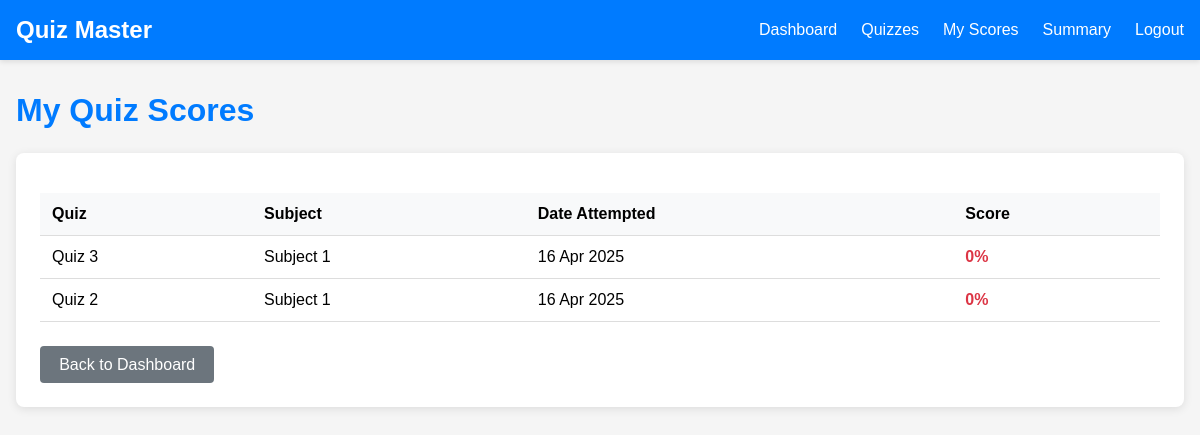
/user/scores (signed in), run on the app's committed database.
### app.py (models this page shows)
class Score(db.Model):
    sc_id = db.Column(db.Integer, primary_key = True)
    q_id = db.Column(db.Integer, db.ForeignKey("quiz.q_id"), nullable = False)
    u_id = db.Column(db.Integer, db.ForeignKey("user.u_id"), nullable = False)
    score = db.Column(db.Integer)
    time = db.Column(db.DateTime, default = datetime.now)

class Quiz(db.Model):
    q_id = db.Column(db.Integer, primary_key = True)
    c_id = db.Column(db.Integer, db.ForeignKey("chapter.c_id"), nullable = False)
    title = db.Column(db.String(200), nullable = False)
    q_date = db.Column(db.DateTime, default = datetime.now)
    duration = db.Column(db.String(8))
    remarks = db.Column(db.Text)
    scores = db.relationship('Score', backref='quiz')
    questions = db.relationship('Question', backref='quiz')

class Subject(db.Model):
    s_id = db.Column(db.Integer, primary_key = True)
    name = db.Column(db.String(200), nullable = False)
    description = db.Column(db.Text)
    chapters = db.relationship('Chapter', backref='subject')

### app.py (the view)
@app.route('/user/scores')
def user_scores():
    user_id = request.cookies.get('user_id')
    if not user_id:
        return redirect('/login')
    scores = (Score.query
              .options(
                  db.joinedload(Score.quiz)
                  .joinedload(Quiz.questions),
                  db.joinedload(Score.quiz)
                  .joinedload(Quiz.chapter)
                  .joinedload(Chapter.subject)
              )
              .filter_by(u_id=user_id)
              .order_by(Score.time.desc())
              .all())
    return render_template('uscores.html', scores=scores)

### templates/uscores.html (shortened to what this page needs)
<!DOCTYPE html>
<html lang="en">
<head>
</head>
<body>
    <header>
        <div class="header-content">
            <div class="title">Quiz Master</div>
            <nav>
                <ul>
                    <li><a href="/user/dashboard">Dashboard</a></li>
                    <li><a href="/user/quizzes">Quizzes</a></li>
                    <li><a href="/user/scores">My Scores</a></li>
                    <li><a href="/user/scores/summary">Summary</a></li>
                    <li><a href="/logout">Logout</a></li>
                </ul>
            </nav>
        </div>
    </header>
    <div class="container">
        <h1>My Quiz Scores</h1>
        <div class="card">
            {% if scores %}
                <table>
                    <thead>
                        <tr>
                            <th>Quiz</th>
                            <th>Subject</th>
                            <th>Date Attempted</th>
                            <th>Score</th>
                        </tr>
                    </thead>
                    <tbody>
                        {% for score in scores %}
                            <tr>
                                <td>{{ score.quiz.title }}</td>
                                <td>{{ score.quiz.chapter.subject.name }}</td>
                                <td>{{ score.time.strftime('%d %b %Y') }}</td>
                                <td class="{%
                                    if score.quiz.questions|length > 0
                                        and ((score.score / score.quiz.questions|length * 100) >= 80) %}score-high
                                    {% elif score.quiz.questions|length > 0
                                        and ((score.score / score.quiz.questions|length * 100) >= 50) %}score-medium
                                    {% else %}score-low
                                    {% endif %}">
                                    {% if score.quiz.questions|length > 0 %}
                                        {{ ((score.score / score.quiz.questions|length) * 100)|round|int }}%
                                    {% else %}
                                        0%
                                    {% endif %}
                                </td>
                            </tr>
                        {% endfor %}
                    </tbody>
                </table>
            {% else %}
                <p>You haven't attempted any quizzes yet.</p>
            {% endif %}
            <a href="/user/dashboard" class="back-btn">Back to Dashboard</a>
        </div>
    </div>
</body>
</html>

### templates/uscores.html (style rules this page uses)
body { font-family: Arial, sans-serif; margin: 0; padding: 0; background-color: #f5f5f5; }
header { background-color: #007BFF; color: white; padding: 1rem; box-shadow: 0 2px 5px #0000001a; }
.header-content { max-width: 1200px; margin: 0 auto; display: flex; justify-content: space-between; align-items: center; }
.title { font-size: 1.5rem; font-weight: bold; }
nav ul { list-style: none; display: flex; margin: 0; padding: 0; }
nav ul li { margin-left: 1.5rem; }
nav ul li a { color: white; text-decoration: none; }
.container { max-width: 1200px; margin: 2rem auto; padding: 0 1rem; }
h1 { color: #007BFF; margin-bottom: 1.5rem; }
.card { background: white; border-radius: 8px; padding: 1.5rem; box-shadow: 0 2px 10px #0000001a; }
table { width: 100%; border-collapse: collapse; margin-top: 1rem; }
th, td { padding: 0.75rem; text-align: left; border-bottom: 1px solid #dddddd; }
th { background-color: #f8f9fa; font-weight: 600; }
.score-low { color: #DC3545; font-weight: bold; }
.back-btn { display: inline-block; margin-top: 1.5rem; padding: 0.6rem 1.2rem; background-color: #6c757d; color: white; text-decoration: none; border-radius: 4px; }

### data on the page
Score: quiz "Quiz 3", quiz.chapter.subject.name "Subject 1", time "16 Apr 2025"
Score: quiz "Quiz 2", quiz.chapter.subject.name "Subject 1", time "16 Apr 2025"
